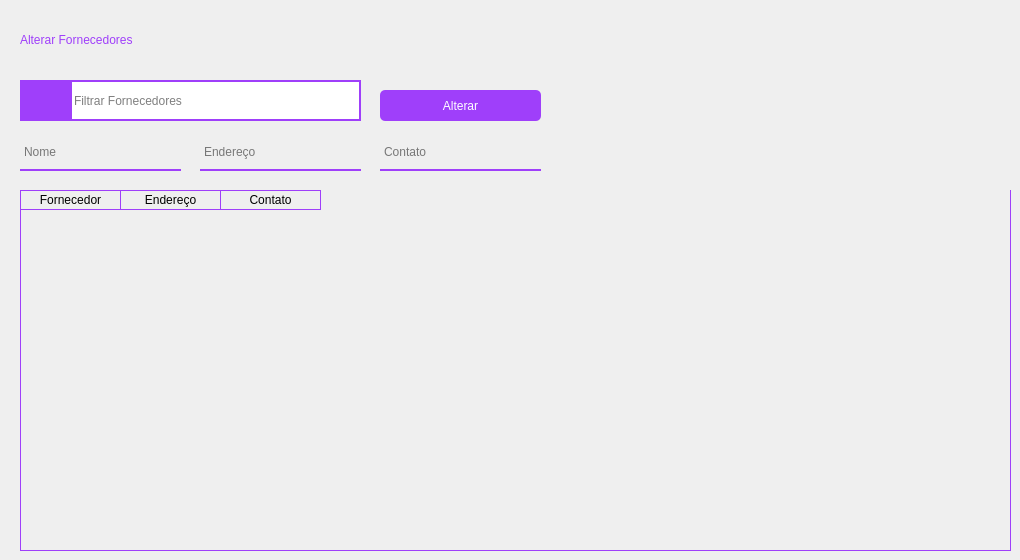
      <widget class="QWidget" name="page_6">
       <widget class="QLabel" name="lbl_titulo_fornecedores_2">
        <property name="geometry">
         <rect>
          <x>20</x>
          <y>20</y>
          <width>371</width>
          <height>41</height>
         </rect>
        </property>
        <property name="styleSheet">
         <string notr="true">color: #9f3ffa;
font: 20pt &quot;Montserrat&quot;;</string>
        </property>
        <property name="text">
         <string>Alterar Fornecedores </string>
        </property>
        <property name="textInteractionFlags">
         <set>Qt::LinksAccessibleByMouse|Qt::TextSelectableByMouse</set>
        </property>
       </widget>
       <widget class="QPushButton" name="btn_pesquisar_produto_5">
        <property name="geometry">
         <rect>
          <x>20</x>
          <y>80</y>
          <width>51</width>
          <height>41</height>
         </rect>
        </property>
        <property name="styleSheet">
         <string notr="true">QPushButton {
border: 2px;
background-color: rgb(159, 63, 250);
color: white;

font: 10pt &quot;Montserrat&quot;;
outline: 0;
}

QPushButton:hover {
	background-color: rgb(197, 62, 255);
}
</string>
        </property>
        <property name="text">
         <string/>
        </property>
        <property name="icon">
         <iconset resource="../QRC/file_principal_rc.qrc">
          <normaloff>:/icones/lupa.png</normaloff>:/icones/lupa.png</iconset>
        </property>
        <property name="iconSize">
         <size>
          <width>25</width>
          <height>25</height>
         </size>
        </property>
       </widget>
       <widget class="QLineEdit" name="line_search_Bar_5">
        <property name="geometry">
         <rect>
          <x>70</x>
          <y>80</y>
          <width>291</width>
          <height>41</height>
         </rect>
        </property>
        <property name="styleSheet">
         <string notr="true">border: 2px solid #9f3ffa;
font: 10pt &quot;Montserrat&quot;;</string>
        </property>
        <property name="cursorPosition">
         <number>0</number>
        </property>
        <property name="placeholderText">
         <string>Filtrar Fornecedores</string>
        </property>
        <property name="clearButtonEnabled">
         <bool>true</bool>
        </property>
       </widget>
       <widget class="QTableWidget" name="tabela_fornecedores_2">
        <property name="geometry">
         <rect>
          <x>20</x>
          <y>190</y>
          <width>991</width>
          <height>361</height>
         </rect>
        </property>
        <property name="styleSheet">
         <string notr="true">QTableWidget {
	gridline-color: #9f3ffa;;
	background-color: transparent;
	outline: 0;
	border: 1px solid #9f3ffa;
	border-top: 0px
	
}

QTableWidget::item:selected{
	background-color:#9f3ffa;;
}

QTableWidget::horizontalHeader {	
	background-color: #9f3ffa;
}

QHeaderView::section:horizontal
{
    border: 1px solid #9f3ffa;
	background-color: transparent;
	border-left: 0px;
	color: black;

}
</string>
        </property>
        <property name="frameShape">
         <enum>QFrame::Panel</enum>
        </property>
        <property name="frameShadow">
         <enum>QFrame::Sunken</enum>
        </property>
        <property name="editTriggers">
         <set>QAbstractItemView::SelectedClicked</set>
        </property>
        <property name="tabKeyNavigation">
         <bool>true</bool>
        </property>
        <property name="showDropIndicator" stdset="0">
         <bool>false</bool>
        </property>
        <property name="alternatingRowColors">
         <bool>false</bool>
        </property>
        <property name="selectionMode">
         <enum>QAbstractItemView::ExtendedSelection</enum>
        </property>
        <property name="gridStyle">
         <enum>Qt::SolidLine</enum>
        </property>
        <property name="sortingEnabled">
         <bool>true</bool>
        </property>
        <attribute name="verticalHeaderVisible">
         <bool>false</bool>
        </attribute>
        <attribute name="verticalHeaderShowSortIndicator" stdset="0">
         <bool>false</bool>
        </attribute>
        <attribute name="verticalHeaderStretchLastSection">
         <bool>false</bool>
        </attribute>
        <column>
         <property name="text">
          <string>Fornecedor</string>
         </property>
        </column>
        <column>
         <property name="text">
          <string>Endereço</string>
         </property>
        </column>
        <column>
         <property name="text">
          <string>Contato</string>
         </property>
        </column>
       </widget>
       <widget class="QLineEdit" name="line_cliente_5">
        <property name="geometry">
         <rect>
          <x>20</x>
          <y>140</y>
          <width>161</width>
          <height>31</height>
         </rect>
        </property>
        <property name="styleSheet">
         <string notr="true">background-color: rgba(0, 0 , 0, 0);
border: 2px solid rgba(0,0,0,0);
border-bottom-color: rgb(159, 63, 250);
color: rgb(0,0,0);
padding-bottom: 8px;
border-radius: 0px;
font: 10pt &quot;Montserrat&quot;;</string>
        </property>
        <property name="text">
         <string/>
        </property>
        <property name="placeholderText">
         <string>Nome</string>
        </property>
        <property name="clearButtonEnabled">
         <bool>true</bool>
        </property>
       </widget>
       <widget class="QLineEdit" name="line_cliente_6">
        <property name="geometry">
         <rect>
          <x>200</x>
          <y>140</y>
          <width>161</width>
          <height>31</height>
         </rect>
        </property>
        <property name="styleSheet">
         <string notr="true">background-color: rgba(0, 0 , 0, 0);
border: 2px solid rgba(0,0,0,0);
border-bottom-color: rgb(159, 63, 250);
color: rgb(0,0,0);
padding-bottom: 8px;
border-radius: 0px;
font: 10pt &quot;Montserrat&quot;;</string>
        </property>
        <property name="text">
         <string/>
        </property>
        <property name="placeholderText">
         <string>Endereço</string>
        </property>
        <property name="clearButtonEnabled">
         <bool>true</bool>
        </property>
       </widget>
       <widget class="QLineEdit" name="line_cliente_7">
        <property name="geometry">
         <rect>
          <x>380</x>
          <y>140</y>
          <width>161</width>
          <height>31</height>
         </rect>
        </property>
        <property name="styleSheet">
         <string notr="true">background-color: rgba(0, 0 , 0, 0);
border: 2px solid rgba(0,0,0,0);
border-bottom-color: rgb(159, 63, 250);
color: rgb(0,0,0);
padding-bottom: 8px;
border-radius: 0px;
font: 10pt &quot;Montserrat&quot;;</string>
        </property>
        <property name="text">
         <string/>
        </property>
        <property name="placeholderText">
         <string>Contato</string>
        </property>
        <property name="clearButtonEnabled">
         <bool>true</bool>
        </property>
       </widget>
       <widget class="QPushButton" name="btn_adicionar_forncedores_8">
        <property name="geometry">
         <rect>
          <x>380</x>
          <y>90</y>
          <width>161</width>
          <height>31</height>
         </rect>
        </property>
        <property name="styleSheet">
         <string notr="true">QPushButton {
border: 2px;
background-color: rgb(159, 63, 250);
color: white;
border-radius: 5px;
font: 10pt &quot;Montserrat&quot;;
outline: 0;
}

QPushButton:hover {
	background-color: rgb(197, 62, 255);
}
</string>
        </property>
        <property name="text">
         <string>Alterar</string>
        </property>
       </widget>
      </widget>
